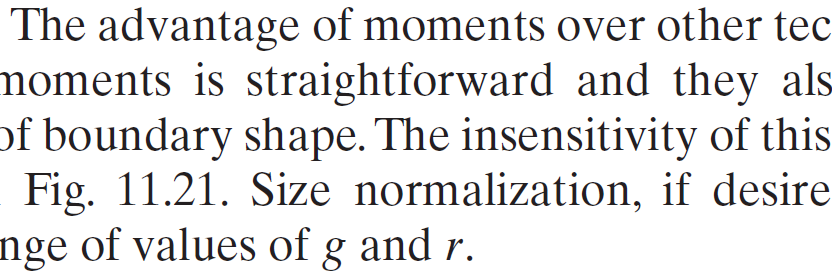
#> input picture T3_Morfologia_Matematica/figs/dilationt1.png, 832 x 277 px
$ jupyter execute --allow-errors Taller3_Sol1.ipynb
#> lines starting #> are read from the running program, lines starting #| are printed output that depends on the picture; after the words box and inside, x2 and y2 are one past the last pixel; in counts of white or black regions, pixels touching at a corner belong together
<h1 style="font-size:300%; background-color:#ffe4b5; color:#4b0082; text-align:center; line-height : 60px;">
Taller 3 - Morfología Matemática</h1>

<div style="display:flex; justify-content:center;">

</div>

<p style="font-size:180%; text-align:center; line-height : 30px;  margin-top : 0; margin-bottom : 0; "> <br><br>Técnicas de Inteligencia Artificial - Visión de Máquina</p>
<p style="font-size:180%; text-align:center; line-height : 30px; margin-top : 0; "> Facultad de Ingeniería</p>
<p style="font-size:160%; text-align:center; line-height : 30px; margin-top : 0; "> Universidad Nacional de Colombia Sede Bogotá</p>
<p style="font-size:160%; text-align:center; line-height : 30px; margin-top : 0; "> Marzo de 2023</p>
<p style="font-size:160%; text-align:center; line-height : 30px; margin-top : 0; "> Valentina Hernandez</p>
<p style="font-size:160%; text-align:center; line-height : 30px; margin-top : 0; "> Manuel Rojas</p>
<p style="font-size:160%; text-align:center; line-height : 30px; margin-top : 0; "> Felipe Gutierrez</p>

[cell 1]
import cv2
import skimage.morphology as morph
import numpy as np
import matplotlib.pyplot as plt

<p style='text-align:justified'><b>1.</b> Aplique la operación de dilatación sobre la imagen siguiente con distintos elementos estructurantes (SE) y observe las diferencias en los resultados.

[cell 2]
# Se importa la imagen
img = cv2.imread('figs/dilationt1.png',0)
# Se le aplica umbralización binaria invertida para ser operada por el SE
ret,img_th = cv2.threshold(img, 127, 255, cv2.THRESH_BINARY_INV)
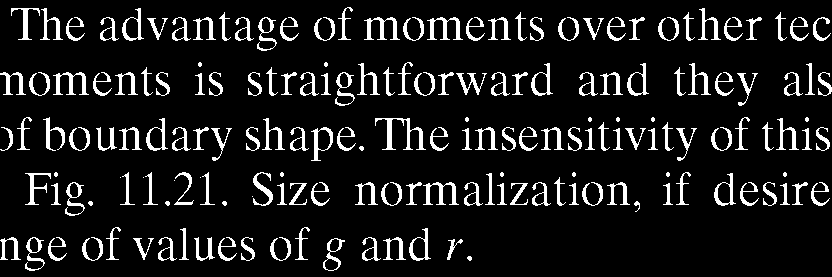
#> img_th: shape (277, 832); 10.3% white; 177 white regions (23 under 20 px), largest, box (x1, y1, x2, y2) and area: (375, 118, 426, 150) 450, (364, 17, 400, 40) 318, (427, 17, 463, 40) 318
# Se crean los elementos estructurantes
se1 = cv2.getStructuringElement(cv2.MORPH_RECT,(3,3))
se2 = cv2.getStructuringElement(cv2.MORPH_CROSS,(3,3))
se3 = cv2.getStructuringElement(cv2.MORPH_ELLIPSE,(3,5))
# Se aplican las operaciones de dilatación
img_dil1 = cv2.dilate(img_th,se1)
img_dil2 = cv2.dilate(img_th,se2)
img_dil3 = cv2.dilate(img_th,se3)
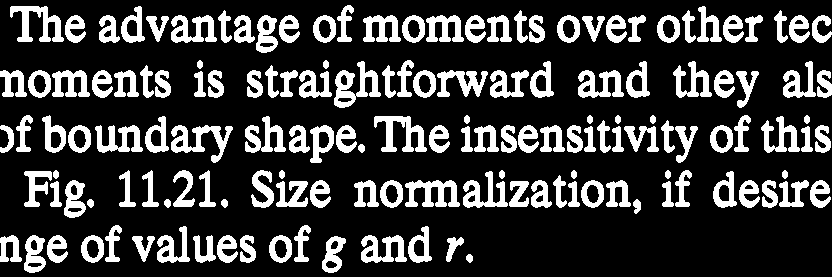
#> img_dil3: shape (277, 832); 22.7% white; 150 white regions, largest, box (x1, y1, x2, y2) and area: (334, 61, 381, 108) 953, (171, 125, 233, 163) 949, (10, 6, 64, 42) 898
# Se muestran los resultados
plt.figure(1)
plt.subplots_adjust(top=2,bottom=0.01,left=0.10,right=2,hspace=0.1,wspace=0.1)
plt.subplot(431),plt.imshow(img,cmap='gray')
plt.title('Original'),plt.xticks([]),plt.yticks([])
plt.subplot(434),plt.imshow(se1,cmap='gray')
plt.title('SE - Rectangular'),plt.xticks([]),plt.yticks([])
plt.subplot(435),plt.imshow(se2,cmap='gray')
plt.title('SE - Cross'),plt.xticks([]),plt.yticks([])
plt.subplot(436),plt.imshow(se3,cmap='gray')
plt.title('SE - Ellipse'),plt.xticks([]),plt.yticks([])
plt.subplot(437),plt.imshow(img_dil1,cmap='gray')
plt.xticks([]),plt.yticks([])
plt.subplot(438),plt.imshow(img_dil2,cmap='gray')
plt.xticks([]),plt.yticks([])
plt.subplot(439),plt.imshow(img_dil3,cmap='gray')
plt.xticks([]),plt.yticks([])
plt.subplot(4,3,10),plt.imshow(img_dil1[114:155, 40:70],cmap='gray')
plt.xticks([]),plt.yticks([])
plt.subplot(4,3,11),plt.imshow(img_dil2[114:155, 40:70],cmap='gray')
plt.xticks([]),plt.yticks([])
plt.subplot(4,3,12),plt.imshow(img_dil3[114:155, 40:70],cmap='gray')
plt.xticks([]),plt.yticks([])

<p>Un análisis general del texto y uno más específico, analizando una de las letras, presentado en la tercera y cuarta filas de imágenes respectivamente, permite ver un engrosamiento en cada una de las letras del mismo, pero con diferenciaciones algo sutiles; la primera columna, muestra la aplicación del SE tipo rectangular, el cual posee en ensanchamiento general en todas direcciones pero de una forma en que cada pixel de la letra se rellena de manera recta, es decir, generando superficies horizontales y verticales cada vez más lisas; en la segunda columna es posible visualizar un efecto algo distinto, aquí en ensanchamiento no es tan marcado y más bien pareciera visualizar un patrón de tipo escalera entre los píxeles; por último, en la tercera columna si existe una relación más cercana con el caso anterior, a nivel general el resultado es muy parecido pero, cuando se mira más de cerca, se alcanza a notar un grado de ensanchamiento que se favorece en el eje vertical y que esta enteramente dado por como se definió el SE.</p>
<p>En general se puede apreciar que cada vez más las letras tienden a tomar la forma del elemento estructurante.</p>
<br>
<p style='text-align:justified'><b>2.</b> Aplique la operación de erosión sobre la imagen anterior (sin dilatar). ¿Qué observa?</p>

[cell 3]
# Se importa la imagen
img = cv2.imread('figs/dilationt1.png',0)
# Se le aplica umbralización binaria invertida para ser operada por el SE
ret,img_th = cv2.threshold(img, 127, 255, cv2.THRESH_BINARY_INV)
# Se crean los elementos estructurantes
se1 = cv2.getStructuringElement(cv2.MORPH_RECT,(3,3))
se2 = cv2.getStructuringElement(cv2.MORPH_CROSS,(3,3))
se3 = cv2.getStructuringElement(cv2.MORPH_ELLIPSE,(3,5))
# Se aplican las operaciones de dilatación
img_ero1 = cv2.erode(img_th,se1)
img_ero2 = cv2.erode(img_th,se2)
img_ero3 = cv2.erode(img_th,se3)
# Se muestran los resultados
plt.figure(1)
plt.subplots_adjust(top=2,bottom=0.01,left=0.10,right=2,hspace=0.1,wspace=0.1)
plt.subplot(431),plt.imshow(img,cmap='gray')
plt.title('Original'),plt.xticks([]),plt.yticks([])
plt.subplot(435),plt.imshow(se1,cmap='gray')
plt.title('SE - Rectangular'),plt.xticks([]),plt.yticks([])
plt.subplot(434),plt.imshow(se2,cmap='gray')
plt.title('SE - Cross'),plt.xticks([]),plt.yticks([])
plt.subplot(436),plt.imshow(se3,cmap='gray')
plt.title('SE - Ellipse'),plt.xticks([]),plt.yticks([])
plt.subplot(438),plt.imshow(img_ero1,cmap='gray')
plt.xticks([]),plt.yticks([])
plt.subplot(437),plt.imshow(img_ero2,cmap='gray')
plt.xticks([]),plt.yticks([])
plt.subplot(439),plt.imshow(img_ero3,cmap='gray')
plt.xticks([]),plt.yticks([])
plt.subplot(4,3,11),plt.imshow(img_ero1[114:155, 40:70],cmap='gray')
plt.xticks([]),plt.yticks([])
plt.subplot(4,3,10),plt.imshow(img_ero2[114:155, 40:70],cmap='gray')
plt.xticks([]),plt.yticks([])
plt.subplot(4,3,12),plt.imshow(img_ero3[114:155, 40:70],cmap='gray')
plt.xticks([]),plt.yticks([])
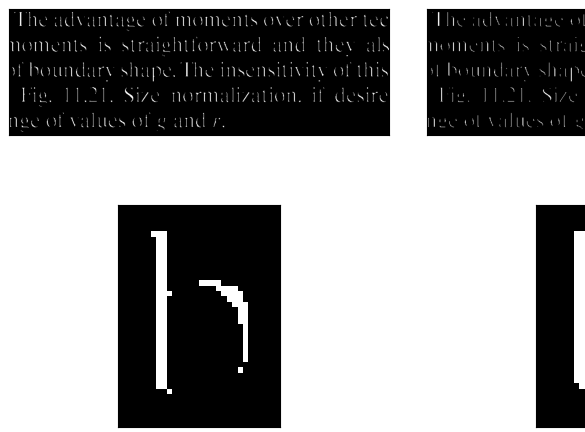
#> figure drawn by matplotlib, 10 panels

<p>La operación de erosión, a diferencia de la de dilatación, conserva los píxeles que cumplan la condición en donde el SE este contenido dentro del conjunto de píxeles cuando este se ubica de manera coincidente con el anchor y el píxel a analizar. De esta manera se puede decir que la condición es mucho más restrictiva y que depende del tamaño del SE, si este es muy grande, existirán cada vez menos conjunto de píxeles de cumplan con dicho parámetro. Es por ello que, si se observan los resultados de las filas tres y cuatro, de izquierda a derecha, los resultados tienden a mostrar cada vez menos partes del texto, esto es debido a que se aplican muchas más condiciones a los conjuntos de píxeles analizados y, de hecho, si se mira el análisis por letra, la cantidad de píxeles mostrados disminuye haciendo a la letra cada vez menos distinguible.</p>
<br>
<p style='text-align:justified'><b>3.</b> Tome una imagen de su elección y umbralícela para obtenerla a blanco y negro. Luego:<br><br>
a) Aplique una dilatación y luego una erosión sobre ella, y verifique si la erosión deshace los cambios realizados por la dilatación.</p>

[cell 4]
# Se obtiene la imagen del dataset de imagenes obtenido para realizar el proyecto de curso
img = cv2.imread('figs/62.png',0)[180:400,250:400]
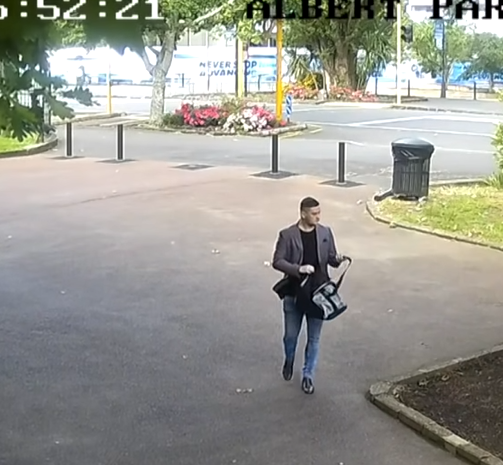
#> input picture T3_Morfologia_Matematica/figs/62.png, 503 x 465 px
#> img: shape (220, 150)
# Se umbraliza la imagen
ret,thresh1 = cv2.threshold(img,90,255,cv2.THRESH_BINARY_INV)
# Se obtiene el SE
se1 = cv2.getStructuringElement(cv2.MORPH_CROSS,(3,3))
# Se realiza el proceso de dilatación
img_dil1 = cv2.dilate(thresh1,se1)
# Se realiza el proceso de erosión consecutivo
img_er1 = cv2.erode(img_dil1,se1)
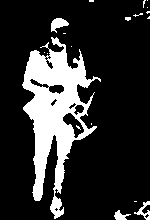
#> img_er1: shape (220, 150); 18.9% white; 19 white regions (14 under 20 px), largest, box (x1, y1, x2, y2) and area: (22, 37, 101, 219) 5780, (51, 18, 69, 33) 152, (134, 201, 150, 220) 110, (114, 210, 131, 220) 87, (125, 17, 131, 21) 20

# Se muestran los resultados
plt.subplots(figsize=(15,15))
plt.subplots_adjust(top=1,bottom=0.2,left=0.2,right=1,hspace=0.2,wspace=0.5)
plt.subplot(431),plt.imshow(img,cmap='gray')
plt.title('Original'),plt.xticks([]),plt.yticks([])
plt.subplot(434),plt.imshow(thresh1,cmap='gray')
plt.title('Umbralizada'),plt.xticks([]),plt.yticks([])
plt.subplot(435),plt.imshow(img_dil1,cmap='gray')
plt.title('Dilatada'),plt.xticks([]),plt.yticks([])
plt.subplot(436),plt.imshow(img_er1,cmap='gray')
plt.title('Erosionada'),plt.xticks([]),plt.yticks([])
plt.subplot(437),plt.imshow(thresh1[85:100,85:100],cmap='gray')
plt.xticks([]),plt.yticks([])
plt.subplot(438),plt.imshow(img_dil1[85:100,85:100],cmap='gray')
plt.xticks([]),plt.yticks([])
plt.subplot(439),plt.imshow(img_er1[85:100,85:100],cmap='gray')
plt.xticks([]),plt.yticks([])
plt.subplot(4,3,10),plt.imshow(thresh1[5:20,135:150],cmap='gray')
plt.xticks([]),plt.yticks([])
plt.subplot(4,3,11),plt.imshow(img_dil1[5:20,135:150],cmap='gray')
plt.xticks([]),plt.yticks([])
plt.subplot(4,3,12),plt.imshow(img_er1[5:20,135:150],cmap='gray')
plt.xticks([]),plt.yticks([])
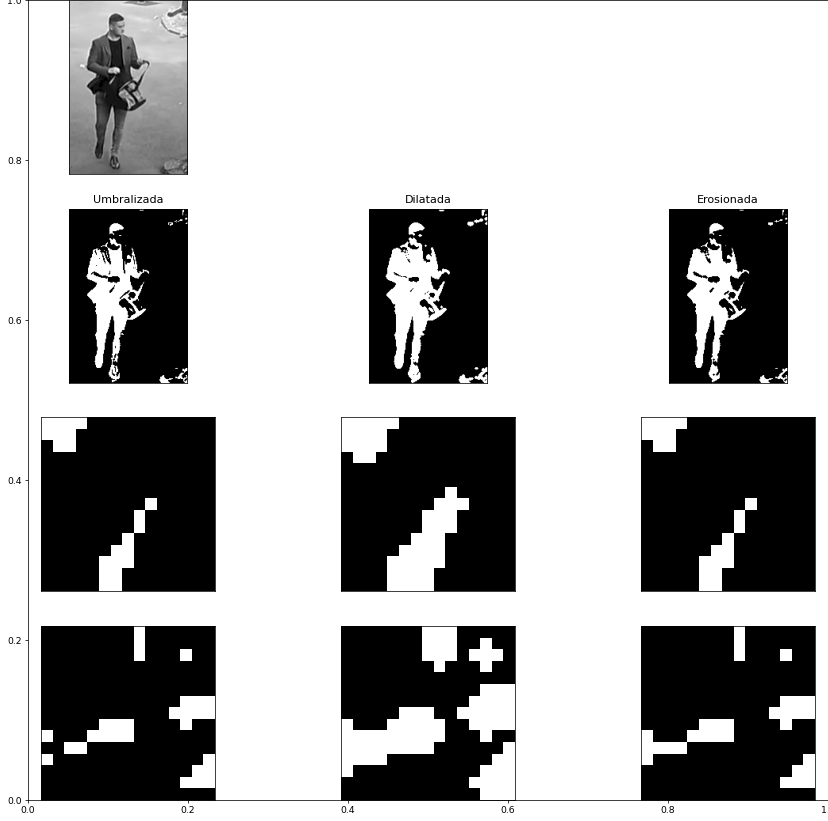
#> figure drawn by matplotlib, 10 panels

<p>En efecto una operación de erosión seguida por una dilatación, utilizando el mismo SE, permite deshacer los efectos ocasionados por la función de dilatación. Analizando las imágenes y una pequeña parte de estas a nivel de pixeles en dos zonas distintas, es posible observar que esta secuencia de operaciones permite regresar la imagen a su estado original ya sea en una porción central o marginal.</p>
<br>
b) Dilátela usando el mismo SE del inciso anterior, y luego halle el complemento del resultado que obtenga (lo que era blanco, ahora será negro y viceversa).

[cell 5]
# Se obtiene la imagen del dataset de imagenes obtenido para realizar el proyecto de curso
img = cv2.imread('figs/62.png',0)[180:400,250:400]
# Se umbraliza la imagen
ret,thresh1 = cv2.threshold(img,90,255,cv2.THRESH_BINARY_INV)
# Se obtiene el SE
se1 = cv2.getStructuringElement(cv2.MORPH_CROSS,(3,3))
# Se realiza el proceso de erosión
img_dil1 = cv2.dilate(thresh1,se1)
# Se obtiene el complemento de la imagen
img_comp = 255 - img_dil1


# Se muestran los resultados
plt.subplots(figsize=(15,15))
plt.subplots_adjust(top=1,bottom=0.2,left=0.2,right=1,hspace=0.2,wspace=0.5)
plt.subplot(121),plt.imshow(img_dil1,cmap='gray')
plt.title('Dilatación'),plt.xticks([]),plt.yticks([])
plt.subplot(122),plt.imshow(img_comp,cmap='gray')
plt.title('Complemento'),plt.xticks([]),plt.yticks([])

c) Compare el resultado del inciso b) con el obtenido al aplicar la operación $A^c \ominus \hat{B}$, donde $A$ es su imagen en formato blanco y negro (use el mismo SE del inciso a). Esto se conoce como el <b> principio de dualidad</b>: La dilatación y la erosión no son opuestas, sino que se pueden escribir una en función de la otra.

[cell 6]
# Se obtiene la imagen del dataset de imagenes obtenido para realizar el proyecto de curso
img = cv2.imread('figs/62.png',0)[180:400,250:400]
# Se umbraliza la imagen
ret,thresh1 = cv2.threshold(img,90,255,cv2.THRESH_BINARY_INV)
# Se obtiene el complemento de la imagen
img_comp = 255 - thresh1
# Se obtiene el SE
se1 = cv2.getStructuringElement(cv2.MORPH_CROSS,(3,3))
# Se realiza el proceso de erosión
img_ero1 = cv2.erode(img_comp,se1)

# Se muestran los resultados
plt.subplots(figsize=(15,15))
plt.subplots_adjust(top=1,bottom=0.2,left=0.2,right=1,hspace=0.2,wspace=0.5)
plt.subplot(121),plt.imshow(img_comp,cmap='gray')
plt.title('Complemento'),plt.xticks([]),plt.yticks([])
plt.subplot(122),plt.imshow(img_ero1,cmap='gray')
plt.title('Erosión'),plt.xticks([]),plt.yticks([])

Se puede observar que de los incisos b) y c) llegan al mismo resultado, a pesar de que las operaciones utilizadas sean distintas. Se puede entonces comprobar la afirmación hecha en el el enciso c) "La dilatación y la erosión no son opuestas, sino que se pueden escribir una en función de la otra".
<br>
<p style='text-align:justify'><b>4.</b> Aplique la operación de apertura sobre la siguiente imagen. Pruebe con distintos tamaños de SE y observe qué pasa con el ruido.</p>

[cell 7]
# Se obtiene la imagen
img1 = cv2.imread('figs/sp2.png',0)
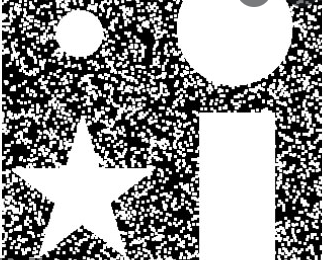
#> input picture T3_Morfologia_Matematica/figs/sp2.png, 323 x 260 px
# Se le aplica umbralización binaria invertida para ser operada por el SE
ret,img = cv2.threshold(img1, 127, 255, cv2.THRESH_BINARY)
# Se obtienen los elementos estructurantes
se1 = cv2.getStructuringElement(cv2.MORPH_RECT, (3,3))
se2 = cv2.getStructuringElement(cv2.MORPH_RECT, (5,5))
se3 = cv2.getStructuringElement(cv2.MORPH_RECT, (7,7))
se4 = cv2.getStructuringElement(cv2.MORPH_CROSS, (3,3))
se5 = cv2.getStructuringElement(cv2.MORPH_CROSS, (5,5))
se6 = cv2.getStructuringElement(cv2.MORPH_CROSS, (7,7))
se7 = cv2.getStructuringElement(cv2.MORPH_ELLIPSE, (5,5))
se8 = cv2.getStructuringElement(cv2.MORPH_ELLIPSE, (7,7))
se9 = cv2.getStructuringElement(cv2.MORPH_ELLIPSE, (9,9))
# Se aplica las respectivas operaciones de apertura
img_op1 = cv2.morphologyEx(img,cv2.MORPH_OPEN,se1)
img_op2 = cv2.morphologyEx(img,cv2.MORPH_OPEN,se2)
img_op3 = cv2.morphologyEx(img,cv2.MORPH_OPEN,se3)
img_op4 = cv2.morphologyEx(img,cv2.MORPH_OPEN,se4)
img_op5 = cv2.morphologyEx(img,cv2.MORPH_OPEN,se5)
img_op6 = cv2.morphologyEx(img,cv2.MORPH_OPEN,se6)
img_op7 = cv2.morphologyEx(img,cv2.MORPH_OPEN,se7)
img_op8 = cv2.morphologyEx(img,cv2.MORPH_OPEN,se8)
img_op9 = cv2.morphologyEx(img,cv2.MORPH_OPEN,se9)
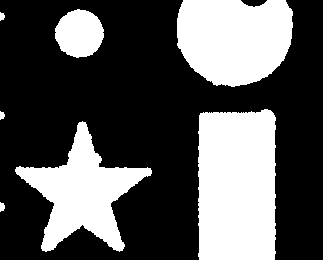
#> img_op9: shape (260, 323); 34.3% white; 7 white regions, largest, box (x1, y1, x2, y2) and area: (198, 109, 276, 260) 11334, (177, 0, 293, 87) 8351, (15, 121, 152, 252) 7217

# Se muestran los resultados
plt.subplots(figsize=(15,15))
plt.subplots_adjust(top=1,bottom=0.2,left=0.2,right=1,hspace=0.2,wspace=0.5)
plt.subplot(431),plt.imshow(img1,cmap='gray')
plt.title('Original'),plt.xticks([]),plt.yticks([])
plt.subplot(432),plt.imshow(img,cmap='gray')
plt.title('Umbralizada'),plt.xticks([]),plt.yticks([])
plt.subplot(434),plt.imshow(img_op1,cmap='gray')
plt.title('Apertura - SE Rectangular'),plt.xticks([]),plt.yticks([])
plt.subplot(435),plt.imshow(img_op4,cmap='gray')
plt.title('Apertura - SE Cruz'),plt.xticks([]),plt.yticks([])
plt.subplot(436),plt.imshow(img_op7,cmap='gray')
plt.title('Apertura - SE Elipse'),plt.xticks([]),plt.yticks([])
plt.subplot(437),plt.imshow(img_op2,cmap='gray')
plt.xticks([]),plt.yticks([])
plt.subplot(438),plt.imshow(img_op5,cmap='gray')
plt.xticks([]),plt.yticks([])
plt.subplot(439),plt.imshow(img_op8,cmap='gray')
plt.xticks([]),plt.yticks([])
plt.subplot(4,3,10),plt.imshow(img_op3,cmap='gray')
plt.xticks([]),plt.yticks([])
plt.subplot(4,3,11),plt.imshow(img_op6,cmap='gray')
plt.xticks([]),plt.yticks([])
plt.subplot(4,3,12),plt.imshow(img_op9,cmap='gray')
plt.xticks([]),plt.yticks([])

<p>En cada columna se muestra la aplicación de cada uno de los tipos de SE con distintos tamaños y sus efectos separados por filas (para obtener un mejor resultado se decidió umbralizar la imagen original). Es evidente que al aumentar el tamaño del SE en general reduce el efecto del ruido de la imagen original en mayor medida. Como diferencias es importante notar que la forma del SE también tiene incidencia en el resultado final de la operación y que también depende de las formas que componen a la imagen original, así pues, en las figuras que poseen líneas rectas verticales y horizontales, el SE tipo rectangular manifiesta un mejor desempeño al conservar y resaltar estas características, mientras que el SE de tipo elipse tiene un mejor desempeño en figuras que muestran algún tipo de curvatura; aunque esto es cierto cuando la dimensión de la elipse supera a las dimensiones del SE tipo rectangular, al menos para el caso estudiado. El SE tipo cruz no mostró un desempeño particularmente optimo sobre ninguna de las formas presentes en la figura.</p>
<p style='text-align:justify'><b>5.</b> Ahora aplique la operación de cierre sobre la imagen siguiente, y observe de nuevo los cambios en el ruido.</p>

[cell 8]
# Se obtiene la imagen
img1 = cv2.imread('figs/sp.png',0)
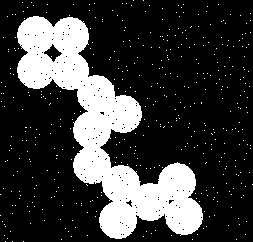
#> input picture T3_Morfologia_Matematica/figs/sp.png, 253 x 242 px
# Se le aplica umbralización binaria invertida para ser operada por el SE
ret,img = cv2.threshold(img1, 127, 255, cv2.THRESH_BINARY)
# Se obtienen los elementos estructurantes
se1 = cv2.getStructuringElement(cv2.MORPH_RECT, (3,3))
se2 = cv2.getStructuringElement(cv2.MORPH_RECT, (5,5))
se3 = cv2.getStructuringElement(cv2.MORPH_RECT, (7,7))
se4 = cv2.getStructuringElement(cv2.MORPH_CROSS, (3,3))
se5 = cv2.getStructuringElement(cv2.MORPH_CROSS, (5,5))
se6 = cv2.getStructuringElement(cv2.MORPH_CROSS, (7,7))
se7 = cv2.getStructuringElement(cv2.MORPH_ELLIPSE, (5,5))
se8 = cv2.getStructuringElement(cv2.MORPH_ELLIPSE, (7,7))
se9 = cv2.getStructuringElement(cv2.MORPH_ELLIPSE, (9,9))
# Se aplica las respectivas operaciones de apertura
img_op1 = cv2.morphologyEx(img,cv2.MORPH_CLOSE,se1)
img_op2 = cv2.morphologyEx(img,cv2.MORPH_CLOSE,se2)
img_op3 = cv2.morphologyEx(img,cv2.MORPH_CLOSE,se3)
img_op4 = cv2.morphologyEx(img,cv2.MORPH_CLOSE,se4)
img_op5 = cv2.morphologyEx(img,cv2.MORPH_CLOSE,se5)
img_op6 = cv2.morphologyEx(img,cv2.MORPH_CLOSE,se6)
img_op7 = cv2.morphologyEx(img,cv2.MORPH_CLOSE,se7)
img_op8 = cv2.morphologyEx(img,cv2.MORPH_CLOSE,se8)
img_op9 = cv2.morphologyEx(img,cv2.MORPH_CLOSE,se9)

# Se muestran los resultados
plt.subplots(figsize=(15,15))
plt.subplots_adjust(top=1,bottom=0.2,left=0.2,right=1,hspace=0.2,wspace=0.5)
plt.subplot(431),plt.imshow(img1,cmap='gray')
plt.title('Original'),plt.xticks([]),plt.yticks([])
plt.subplot(432),plt.imshow(img,cmap='gray')
plt.title('Umbralizada'),plt.xticks([]),plt.yticks([])
plt.subplot(434),plt.imshow(img_op1,cmap='gray')
plt.title('Apertura - SE Rectangular'),plt.xticks([]),plt.yticks([])
plt.subplot(435),plt.imshow(img_op4,cmap='gray')
plt.title('Apertura - SE Cruz'),plt.xticks([]),plt.yticks([])
plt.subplot(436),plt.imshow(img_op7,cmap='gray')
plt.title('Apertura - SE Elipse'),plt.xticks([]),plt.yticks([])
plt.subplot(437),plt.imshow(img_op2,cmap='gray')
plt.xticks([]),plt.yticks([])
plt.subplot(438),plt.imshow(img_op5,cmap='gray')
plt.xticks([]),plt.yticks([])
plt.subplot(439),plt.imshow(img_op8,cmap='gray')
plt.xticks([]),plt.yticks([])
plt.subplot(4,3,10),plt.imshow(img_op3,cmap='gray')
plt.xticks([]),plt.yticks([])
plt.subplot(4,3,11),plt.imshow(img_op6,cmap='gray')
plt.xticks([]),plt.yticks([])
plt.subplot(4,3,12),plt.imshow(img_op9,cmap='gray')
plt.xticks([]),plt.yticks([])

<p>Al igual que con el caso de la operación de apertura, se manejan los tres tipos de SE con distintos tamaños aumentando de arriba hacia abajo para determinar sus efectos en la imagen. Algo evidente, y que ya se había comprobado en el numeral 2 de manera parcial, es que el SE tipo cruz al ser operado en la secuencia dilatación-erosión tiene un efecto controlado sobre la imagen, conserva en general los límites de la imagen, pero tiene un efecto muy interesante en eliminar el efecto ocasionado por el ruido tipo pimienta y que permite conservar la integralidad de la imagen sin afectar sus bordes en gran medida. Caso contrario a lo que sucede con los SE de tipo rectangular y de tipo elipse quienes, a medida que se aumentan de tamaño, ocasiona el distorsionamiento de la imagen y aumentan los efectos ocasionados por el ruido tipo sal.</p>
<p>En general, se puede decir que las operaciones de apertura tienen un mejor desempeño en eliminar el ruido tipo sal, mientras que las operaciones de tipo cierre tienen un mejor desempeño tratando con el ruido tipo pimienta.</p>

<b>6.</b> La operación $(A \circ B)\bullet B$ es útil también para el suavizado de contornos. Aplíquela sobre una imagen en escala de grises de su elección y compare el resultado con otras técnicas de suavizado.

[cell 9]
# Se obtiene la imagen del dataset de imagenes obtenido para realizar el proyecto de curso
img = cv2.imread('figs/62.png',0)[180:400,250:400]
# Se implementan las operaciones de suavizado de contornos
sal1 = cv2.blur(img, (5, 5))
sal2 = cv2.medianBlur(img, 5)
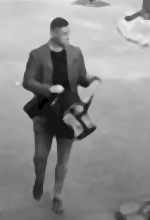
#> sal2: shape (220, 150); min 0, max 240, mean 142.2
sal3 = cv2.GaussianBlur(img, (5, 5), 0)
sal4 = cv2.bilateralFilter(img, 5, 75, 75)
# Se aplican la operaciones de apertura y cierre para generar el efecto de suavizado
se = cv2.getStructuringElement(cv2.MORPH_RECT, (5, 5))
img_op = cv2.morphologyEx(img, cv2.MORPH_OPEN, se)
img_cl = cv2.morphologyEx(img_op, cv2.MORPH_CLOSE, se)

# Se muestran los resultados
plt.subplots(figsize=(15,15))
plt.subplots_adjust(top=1,bottom=0.2,left=0.2,right=1,hspace=0.2,wspace=0.5)
plt.subplot(231), plt.imshow(img, cmap='gray')
plt.title('Original'), plt.xticks([]), plt.yticks([])
plt.subplot(232), plt.imshow(sal1, cmap='gray')
plt.title('Blur'), plt.xticks([]), plt.yticks([])
plt.subplot(233), plt.imshow(sal2, cmap='gray')
plt.title('Median'), plt.xticks([]), plt.yticks([])
plt.subplot(234), plt.imshow(sal3, cmap='gray')
plt.title('Gaussian'), plt.xticks([]), plt.yticks([])
plt.subplot(235), plt.imshow(sal4, cmap='gray')
plt.title('Bilateral'), plt.xticks([]), plt.yticks([])
plt.subplot(236), plt.imshow(img_cl, cmap='gray')
plt.title('Apertura-Cierre'), plt.xticks([]), plt.yticks([])
plt.show()
